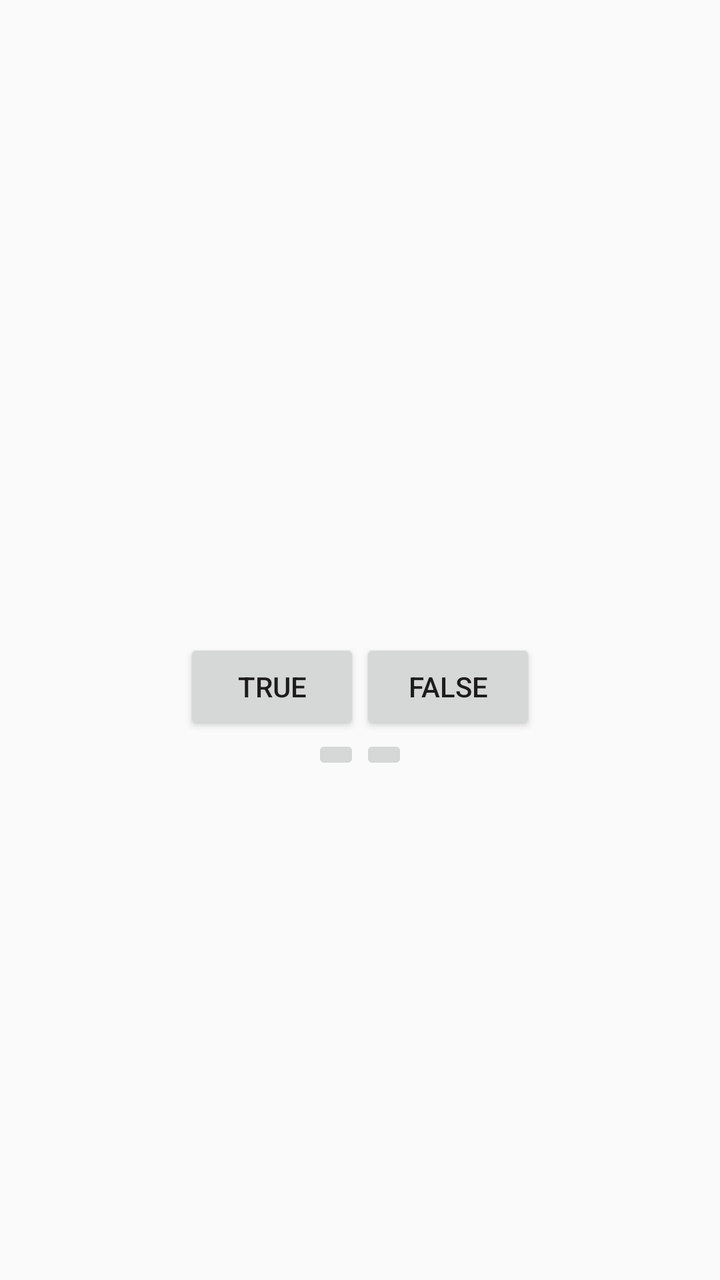
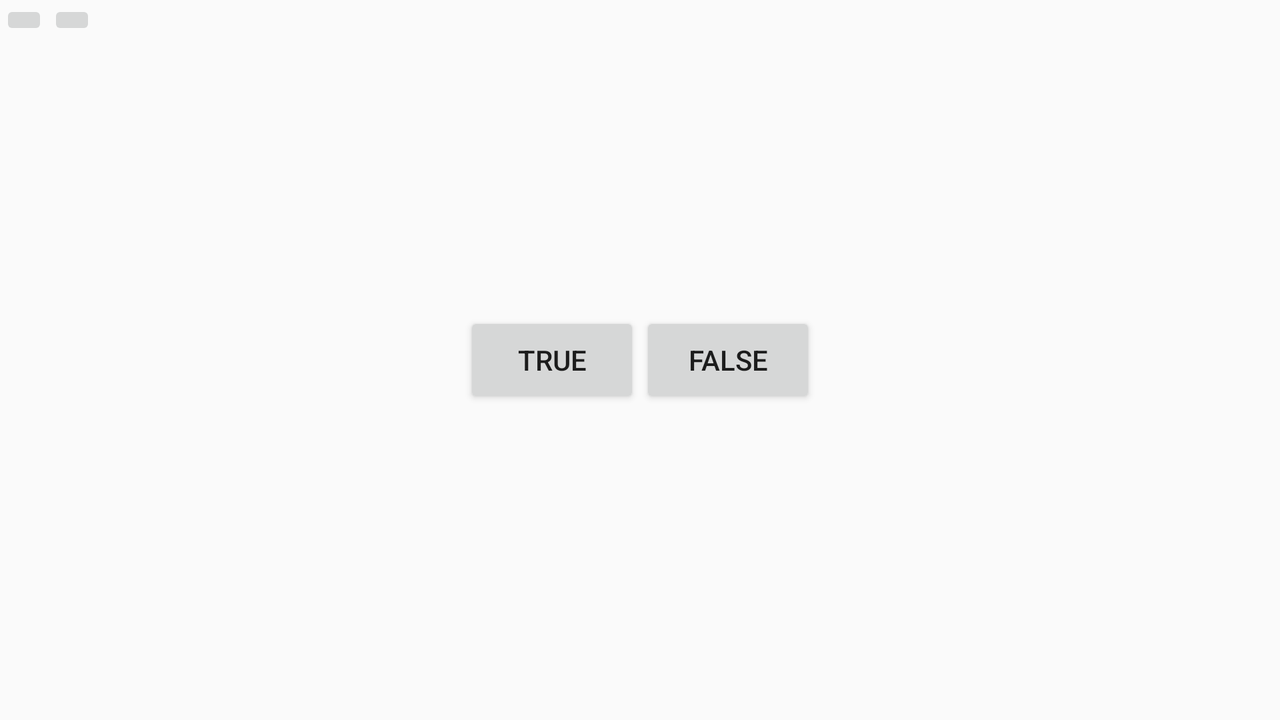

One screen, two layout resources from the same app: the default and the author's alternative for another configuration. Each is rendered where Android would select it; the XML of both is given below.
<!-- AndroidManifest.xml: application theme AppTheme -->
<!-- res/layout/activity_quiz.xml -->
<LinearLayout xmlns:android="http://schemas.android.com/apk/res/android"
    android:layout_width="match_parent"
    android:layout_height="match_parent"
    android:gravity="center"
    android:orientation="vertical">

    <TextView
        android:id="@+id/question_text_view"
        android:layout_width="wrap_content"
        android:layout_height="wrap_content"
        android:padding="24dp"
        />

    <LinearLayout
        android:layout_width="wrap_content"
        android:layout_height="wrap_content"
        android:orientation="horizontal">
        
        <Button
            android:id="@+id/true_button"
            android:layout_width="wrap_content"
            android:layout_height="wrap_content"
            android:text="@string/true_button"/>

        <Button
            android:id="@+id/false_button"
            android:layout_width="wrap_content"
            android:layout_height="wrap_content"
            android:text="@string/false_button"/>

    </LinearLayout>

    <LinearLayout
        android:layout_width="wrap_content"
        android:layout_height="wrap_content"
        android:orientation="horizontal">

        <ImageButton
            android:id="@+id/previous_button"
            android:layout_width="wrap_content"
            android:layout_height="wrap_content"
            android:src="@drawable/arrow_left"
            />

        <ImageButton
            android:id="@+id/next_button"
            android:layout_width="wrap_content"
            android:layout_height="wrap_content"
            android:src="@drawable/arrow_right"
            />

    </LinearLayout>

</LinearLayout>
<!-- resources referenced by this layout -->
<resources>
  <string name="false_button">False</string>
  <string name="true_button">True</string>
  <!-- from res/values-v21/ -->
  <style name="AppTheme" parent="Base.Theme.AppCompat.Light.DarkActionBar">
          
          <item name="android:colorAccent">@color/colorAccent</item>
      </style>
</resources>
<!-- res/layout-land/activity_quiz.xml (the author's variant of the layout above) -->
<!-- drawn on the phone turned sideways -->
<FrameLayout xmlns:android="http://schemas.android.com/apk/res/android"
    android:layout_width="match_parent"
    android:layout_height="match_parent">

    <TextView
        android:id="@+id/question_text_view"
        android:layout_width="wrap_content"
        android:layout_height="wrap_content"
        android:layout_gravity="center_horizontal"
        android:padding="24dp"
        />

    <LinearLayout
        android:layout_width="wrap_content"
        android:layout_height="wrap_content"
        android:layout_gravity="center_vertical|center_horizontal"
        android:orientation="horizontal">
        
        <Button
            android:id="@+id/true_button"
            android:layout_width="wrap_content"
            android:layout_height="wrap_content"
            android:text="@string/true_button"/>

        <Button
            android:id="@+id/false_button"
            android:layout_width="wrap_content"
            android:layout_height="wrap_content"
            android:text="@string/false_button"/>

    </LinearLayout>

    <LinearLayout
        android:layout_width="wrap_content"
        android:layout_height="wrap_content"
        android:orientation="horizontal">

        <ImageButton
            android:id="@+id/previous_button"
            android:layout_width="wrap_content"
            android:layout_height="wrap_content"
            android:layout_gravity="bottom|start"
            android:src="@drawable/arrow_left"
            />

        <ImageButton
            android:id="@+id/next_button"
            android:layout_width="wrap_content"
            android:layout_height="wrap_content"
            android:layout_gravity="bottom|end"
            android:src="@drawable/arrow_right"
            />

    </LinearLayout>

</FrameLayout>
